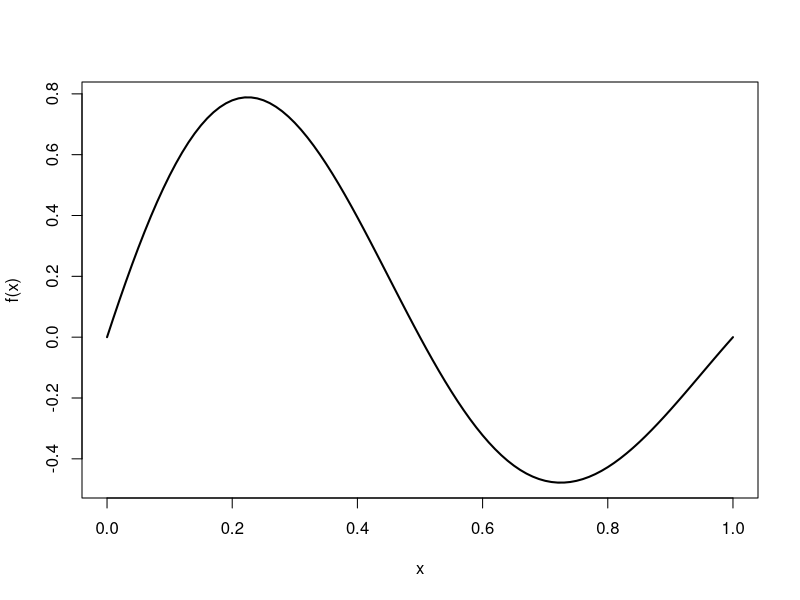

Source code (R): (Note: this script raises an error after producing the figure.)
f <- function(x){ exp(-x) * sin(2*pi*x) }
curve(f, from = 0, to = 1, lwd = 2, col = "black")

y <- c(1/4, 3/4)
fx <- f(y)

cx <- function(t){
  c(min(t, 1/4), min(t, 3/4))
}

Sigma_inv <- matrix(c(6, -2, -2, 2), nrow = 2)

fpred <- function(x, y){
  as.numeric(cx(x) %*% Sigma_inv %*% f(y))
}

fpred(1:10, y)

curve(expr = fpred(x, y = c(1/4, 3/4)),
      from = 0, to = 1,
      add = TRUE, col = "blue", lwd = 2)

points(y, fx, pch = 19, col = "red")
legend("topright", legend = c("Vraie fonction", "Prédiction", "Points observés"),
       col = c("black", "blue", "red"), lwd = c(2,2,NA), pch = c(NA, NA, 19))
